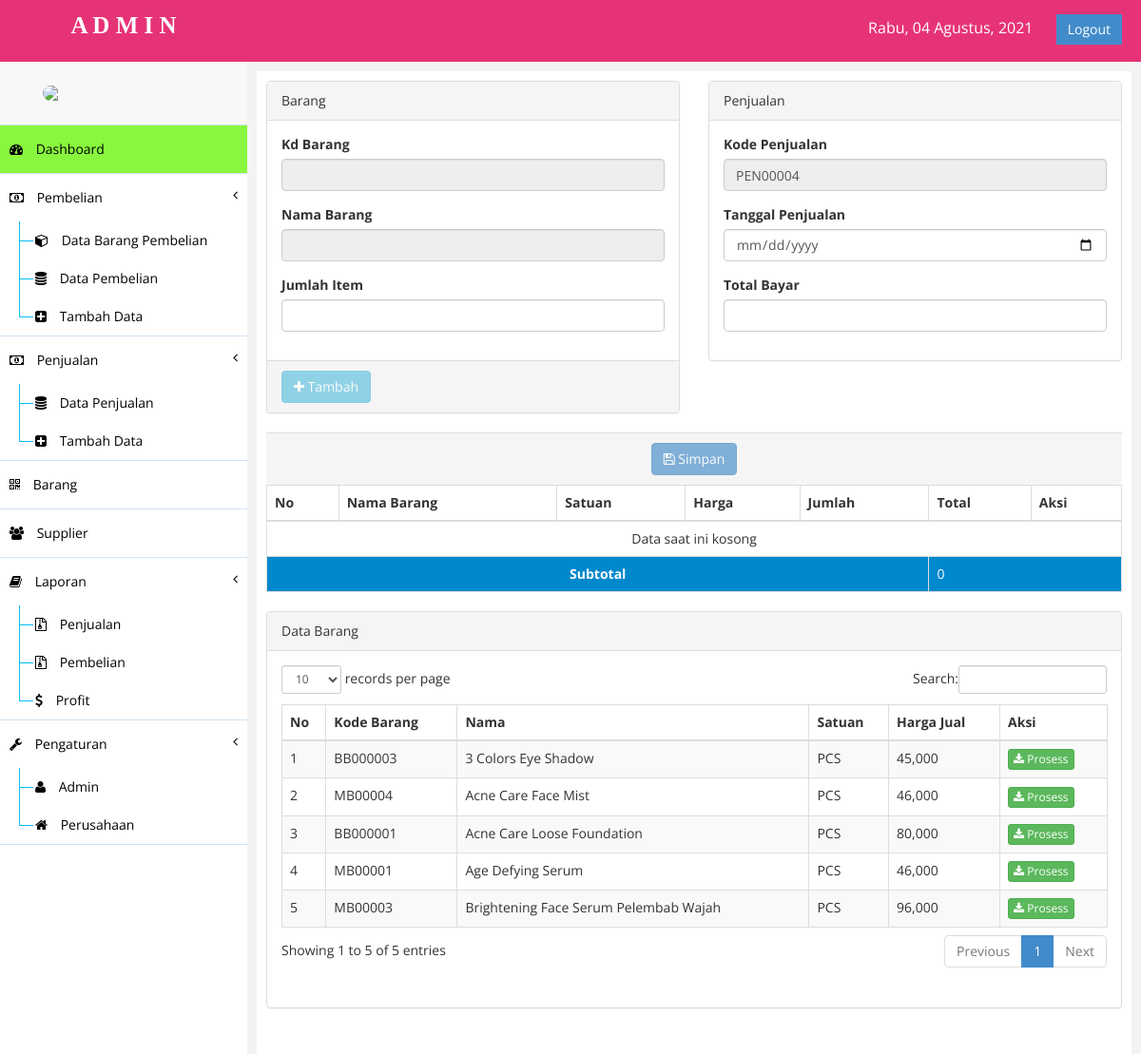
The page /index.php?page=tambahpenjualan (signed in) on the database its author committed.
### tables this page shows
CREATE TABLE `barang` (
  `kd_barang` varchar(8) NOT NULL,
  `nama_barang` varchar(60) NOT NULL,
  `satuan` varchar(20) NOT NULL,
  `harga_jual` int(15) NOT NULL,
  `harga_beli` int(15) NOT NULL,
  `stok` int(4) NOT NULL,
  `status` enum('1','0') NOT NULL DEFAULT '0'
);

### class/class.php (called while the page is built, shortened)
<?php
	class Penjualan extends Barang {
		public function kode_otomatis(){
			$qry = mysql_query("SELECT MAX(kd_penjualan) AS kode FROM penjualan");
			$pecah = mysql_fetch_array($qry);
			$kode = substr($pecah['kode'], 3,5);
			$jum = $kode + 1;
			if ($jum < 10) {
				$id = "PEN0000".$jum;
			}
			return $id;
		}
		public function tampil_barang_penjualan(){
			$qry = mysql_query("SELECT * FROM barang WHERE stok > 0 ORDER BY nama_barang ASC");
			while ($pecah = mysql_fetch_array($qry)) {
				$data[] = $pecah;
			}
			return $data;
		}
		public function cek_data_barangp($kode){
			$qry = mysql_query("SELECT * FROM penjualan_sementara WHERE kd_penjualan = '$kode'");
			$hitung = mysql_num_rows($qry);
			if ($hitung >=1) {
				return true;
			}
			else{
				return false;
			}
		}
		public function hitung_total_sementara($kode){
			$qry = mysql_query("SELECT sum(total) as jumlah FROM penjualan_sementara WHERE kd_penjualan = '$kode'");
			$pecah = mysql_fetch_array($qry);
			$cek = $this->cek_data_barangp($kode);
			if ($cek === true) {
				$subtotal = $pecah['jumlah'];
			}
			else{
				$subtotal = 0;
			}
			return $subtotal;
		}
	}
	$penjualan = new Penjualan();
?>

### tambahpenjualan.php (the view, shortened to what this page needs)
<?php
	$kode = $penjualan->kode_otomatis();
	$subtotal = $penjualan->hitung_total_sementara($kode);
	$cekbarang = $penjualan->cek_data_barangp($kode);
	$kdbar = "";
	$namabr = "";
?>
<div class="row">
	<div class="col-md-6">
		<div class="panel panel-default">
			<div class="panel-heading">
				Barang
			</div>
			<div class="panel-body">
				<form method="POST">
					<div class="form-group">
						<label>Kd Barang</label>
						<input type="text" class="form-control" id="kdbarang" name="kdbarang" disabled="disabled" value="<?php echo $kdbar; ?>">
					</div>
					<div class="form-group">
						<label>Nama Barang</label>
						<input type="text" class="form-control" disabled="disabled" value="<?php echo $namabr; ?>">
					</div>
					<div class="form-group">
						<label>Jumlah Item</label>
						<input type="number" class="form-control" name="item" id="item" max="10000" min="0">
					</div>
			</div>
			<div class="panel-footer">
			<?php if ($kdbar === ""): ?>
				<button class="btn btn-info" name="tambah" id="tambah" disabled="disabled"><i class="fa fa-plus"></i> Tambah</button>
			<?php endif ?>
			</div>
		</div>
	</div>
	<div class="col-md-6">
		<div class="panel panel-default">
			<div class="panel-heading">
				Penjualan
			</div>
			<div class="panel-body">
				<form method="POST">
					<div class="form-group">
						<label>Kode Penjualan</label>
						<input type="text" class="form-control" name="kdpenjualan" id="kdpenjualan" maxlength="8" readonly="true" value="<?php echo $kode; ?>">
					</div>
					<div class="form-group">
						<label>Tanggal Penjualan</label>
						<input type="date" class="form-control" name="tglpenjualan" id="tglpenjualan">
					</div>
					<div class="form-group">
						<label>Total Bayar</label>
						<input type="number" class="form-control" name="totalbayar" id="totalbayar">
					</div>
			</div>
		</div>
	</div>
	<div class="col-md-12">
		<div class="panel-footer" align="center">
		<?php if ($cekbarang === false): ?>
			<button id="formbtn" class="btn btn-primary" name="save" disabled="disabled"><i class="fa fa-save"></i> Simpan</button>
		<?php endif ?>
		</div>
	</div>
	<div class="col-md-12">
		<table class="table table-bordered table-responsive table-hover">
			<thead>
				<tr>
					<th>No</th>
					<th>Nama Barang</th>
					<th>Satuan</th>
					<th>Harga</th>
					<th>Jumlah</th>
					<th>Total</th>
					<th>Aksi</th>
				</tr>
			</thead>
			<tbody>
				<?php
					if ($cekbarang === false) {
						echo "<tr><td colspan='7' align='center'>Data saat ini kosong</td></tr>";
					}
					else{
					$br = $penjualan->tampil_barang_sementara($kode);
					foreach ($br as $index => $data) {
				?>
				<tr>
					<td><?php echo $index + 1; ?></td>
					<td><?php echo $data['nama_barang']; ?></td>
					<td><?php echo $data['satuan']; ?></td>
					<td><?php echo number_format($data['harga']); ?></td>
					<td><?php echo $data['item']; ?></td>
					<td><?php echo number_format($data['total']); ?></td>
					<td>
						<a href="index.php?page=tambahpenjualan&hapus=<?php echo $data['id_penjualan_sementara']; ?>" class="btn btn-danger btn-xs"><i class="fa fa-trash"></i> Hapus</a>
					</td>
				</tr>
				<?php } }?>
				<tr class="active">
					<td colspan="5" align="center"><strong>Subtotal</strong></td>
					<td colspan="2"><?php echo number_format($subtotal); ?></td>
				</tr>
			</tbody>
		</table>
	</div>
</div>
<div class="row">
    <div class="col-md-12">
        <div class="panel panel-default">
            <div class="panel-heading">
                Data Barang
            </div>
            <div class="panel-body">
                <div class="table">
                    <table class="table table-striped table-bordered table-hover" id="tabelku">
                        <thead>
                            <tr>
                                <th>No</th>
                                <th>Kode Barang</th>
                                <th>Nama</th>
                                <th>Satuan</th>
                                <th>Harga Jual</th>
                                <th>Aksi</th>
                            </tr>
                        </thead>
                        <tbody>
                            <?php
                                $brg = $penjualan->tampil_barang_penjualan();
                                foreach ($brg as $index => $data) {
                            ?>
                            <tr class="odd gradeX">
                                <td><?php echo $index + 1; ?></td>
                                <td><?php echo $data['kd_barang']; ?></td>
                                <td><?php echo $data['nama_barang']; ?></td>
                                <td><?php echo $data['satuan']; ?></td>
                                <td><?php echo number_format($data['harga_jual']); ?></td>
                                <td>
                                    <a href="index.php?page=tambahpenjualan&proses=<?php echo $data['kd_barang']; ?>" class="btn btn-success btn-xs"><i class="fa fa-download"></i> Prosess</a>
                                </td>
                            </tr>
                            <?php } ?>
                        </tbody>
                    </table>
                </div>
            </div>
        </div>
    </div>
</div>

### index.php (shortened to what this page needs)
<?php
  include 'class/class.php';
  function tglIndonesia($str){
    $tr   = trim($str);
    $str    = str_replace(array('Sun', 'Mon', 'Tue', 'Wed', 'Thu', 'Fri', 'Sat', 'January', 'February', 'March', 'April', 'May', 'June', 'July', 'August', 'September', 'October', 'November', 'December'), array('Minggu', 'Senin', 'Selasa', 'Rabu', 'Kamis', 'Jum\'at', 'Sabtu', 'Januari', 'Februari', 'Maret', 'April', 'Mei', 'Juni', 'Juli', 'Agustus', 'September', 'Oktober', 'November', 'Desember'), $tr);
    return $str;
  }
?>
<!DOCTYPE html>
<html lang="en">
<head>
    <link href="assets/css/bootstrap.css" rel="stylesheet" />
    <link href="assets/css/font-awesome.css" rel="stylesheet" />
    <link href="assets/css/ahay.css" rel="stylesheet" />
    <link href="assets/js/dataTables/dataTables.bootstrap.css" rel="stylesheet" />
</head>
<body>
  <div id="wrapper">
    <nav class="navbar navbar-default navbar-cls-top " role="navigation" style="margin-bottom: 0">
      <div class="navbar-header">
        <a class="navbar-brand" href="index.php"> <font face="Esporte">A D M I N</font></a>
      </div>
      <div style="color: white;padding: 15px 20px 15px 20px;float: right;font-size: 16px;">
        <span style="margin-right:20px"><?php echo tglIndonesia(date('D, d F, Y')); ?></span>
        <a href="index.php?page=logout" class="btn btn-primary square-btn-adjust">Logout</a>
      </div>
    </nav>
    <nav class="navbar-default navbar-side" role="navigation">
      <div class="sidebar-collapse">
        <ul class="nav" id="main-menu">
          <li class="text-center">
            <img src="gambar_admin/<?php echo $_SESSION['login_admin']['gambar']; ?>" class="user-image img-circle img-responsive"/>
          </li>
          <li>
            <a  class="active-menu" href="index.php"><i class="fa fa-dashboard"></i> Dashboard</a>
          </li>
          <li>
            <a  href="#"><i class="fa fa-money"></i> Pembelian<span class="fa arrow"></span></a>
            <ul class="nav nav-second-level">
              <li>
                <a  href="index.php?page=barangpembelian"><i class="fa fa-cube"></i> Data Barang Pembelian</a>
              </li>
              <li>
                <a  href="index.php?page=pembelian"><i class="fa fa-database"></i> Data Pembelian</a>
              </li>
              <li>
                <a  href="index.php?page=tambahpembelian"><i class="fa fa-plus-square"></i> Tambah Data</a>
              </li>
            </ul>
          </li>
          <li>
            <a  href="#"><i class="fa fa-money"></i> Penjualan<span class="fa arrow"></span></a>
            <ul class="nav nav-second-level">
              <li>
                <a  href="index.php?page=penjualan"><i class="fa fa-database"></i> Data Penjualan</a>
              </li>
              <li>
                <a  href="index.php?page=tambahpenjualan"><i class="fa fa-plus-square"></i> Tambah Data</a>
              </li>
            </ul>
          </li>
          <li>
            <a  href="index.php?page=barang"><i class="fa fa-qrcode"></i> Barang</a>
          </li>
          <li>
            <a  href="index.php?page=supplier"><i class="fa fa-group"></i> Supplier</a>
          </li>
          <li>
            <a  href="#"><i class="fa fa-book"></i> Laporan<span class="fa arrow"></span></a>
            <ul class="nav nav-second-level">
              <li>
                <a  href="index.php?page=laporanpenjualan"><i class="fa fa-file-archive-o"></i> Penjualan</a>
              </li>
              <li>
                <a  href="index.php?page=laporanpembelian"><i class="fa fa-file-archive-o"></i> Pembelian</a>
              </li>
              <li>
                <a  href="index.php?page=laporanprofit"><i class="fa fa-dollar"></i> Profit</a>
              </li>
            </ul>
          </li>
          <li>
            <a  href="#"><i class="fa fa-wrench"></i> Pengaturan<span class="fa arrow"></span></a>
            <ul class="nav nav-second-level">
              <li>
                <a  href="index.php?page=admin"><i class="fa fa-user"></i> Admin</a>
              </li>
              <li>
                <a  href="index.php?page=perusahaan"><i class="fa fa-home"></i> Perusahaan</a>
              </li>
            </ul>
          </li>
      </div>
    </nav>
    <div id="page-wrapper">
      <div id="page-inner">
        <?php
          if (isset($_GET['page'])) {
            if ($_GET['page']=="admin") {
              include 'admin.php';
            }
            elseif ($_GET['page']=="tambahadmin") {
              include 'tambahadmin.php';
            }
            elseif ($_GET['page']=="ubahadmin") {
              include 'ubahadmin.php';
            }
            elseif ($_GET['page']=="barang") {
              include 'barang.php';
            }
            elseif ($_GET['page']=="tambahbarang") {
              include 'tambahbarang.php';
            }
            elseif ($_GET['page']=="ubahbarang") {
              include 'ubahbarang.php';
            }
            elseif ($_GET['page']=="supplier") {
              include 'supplier.php';
            }
            elseif ($_GET['page']=="tambahsupplier") {
              include 'tambahsupplier.php';
            }
            elseif ($_GET['page']=="ubahsupplier") {
              include 'ubahsupplier.php';
            }
            elseif ($_GET['page']=="pembelian") {
              include 'pembelian.php';
            }
            elseif ($_GET['page']=="tambahpembelian") {
              include 'tambahpembelian.php';
            }
            elseif ($_GET['page']=="barangpembelian") {
              include 'barangpembelian.php';
            }
            elseif ($_GET['page']=="simpanbaranggudang") {
              include 'simpanbaranggudang.php';
            }
            elseif ($_GET['page']=="penjualan") {
              include 'penjualan.php';
            }
            elseif ($_GET['page']=="tambahpenjualan") {
              include 'tambahpenjualan.php';
            }
            elseif ($_GET['page']=="laporanpenjualan") {
              include 'laporanpenjualan.php';
            }
            elseif ($_GET['page']=="laporanpembelian") {
              include 'laporanpembelian.php';
            }
            elseif ($_GET['page']=="laporanprofit") {
              include 'laporanprofit.php';
            }
            elseif ($_GET['page']=="perusahaan") {
              include 'perusahaan.php';
            }
            elseif ($_GET['page']=="logout") {
              session_destroy();
              echo "<script>location='login4/';</script>";
            }
          }
          else{
            include 'dashboard.php';
          }
        ?>
      </div>
    </div>
  </div>
</body>
</html>

### assets/css/ahay.css (style rules this page uses)
body { font-family: "Open Sans", sans-serif; }
#wrapper { width: 100%; background: #ffffff; }
#page-wrapper { padding: 10px 10px; min-height: 600px; background: #f3f3f3; }
#page-inner { width: 100%; margin: 5px 15px 5px 0px; background-color: #fff !important; padding: 10px; min-height: 1200px; }
.text-center { text-align: center; }
.square-btn-adjust { border: 0px solid transparent; -webkit-border-radius: 0px; -moz-border-radius: 0px; border-radius: 0px; }
.user-image { margin: 25px auto; -webkit-border-radius: 10px; -moz-border-radius: 10px; border-radius: 10px; max-height: 170px; max-width: 170px; }
.navbar-cls-top .navbar-brand { color: #ffffff; background: #2cc9f0; width: 260px; text-align: center; height: 65px; font-size: 25px; font-weight: 700; }
.active-menu { background-color: #88f73e !important; }
.arrow { float: right; }
.fa.arrow:before { content: "\f104"; }
.nav-second-level li, .nav-third-level li { border-bottom: none !important; }
.nav-second-level li a { padding-left: 37px; }
.sidebar-collapse, .sidebar-collapse .nav { background: none; }
.sidebar-collapse .nav { padding: 0; }
.sidebar-collapse .nav > li > a { color: rgb(0, 0, 0); background: #fff; text-shadow: none; }
.sidebar-collapse > .nav > li > a { padding: 15px 10px; }
.sidebar-collapse > .nav > li { border-bottom: 1px solid rgba(30, 126, 221, 0.19); }
.nav-second-level > li > a:before, .nav-third-level > li > a:before { content: ""; display: block; position: absolute; left: 20px; width: 15px; height: 1px; background: #07bdf5; top: 20px; }
.nav-second-level > li > a:after, .nav-third-level > li > a:after { content: ""; display: block; position: absolute; left: 20px; width: 1px; height: 100%; background: #07bdf5; top: 0px; z-index: 10; }
.nav-second-level > li:last-child > a:after, .nav-third-level > li:last-child > a:after { height: 50%; }
.navbar-side { border: none; background-color: #white; }
.navbar-cls-top { background: #e63377; border-bottom: none; }
.navbar-default { border: 0px solid rgb(255, 255, 255); }
.navbar-header { background: #e63377; }
.nav > li > a > i { margin-right: 10px; }
@media (min-width: 768px) { #page-wrapper { margin: 0 0 0 260px; padding: 5px 10px; min-height: 1200px; } }
@media (min-width: 768px) { .navbar-side { z-index: 1; position: absolute; width: 260px; } }
@media (min-width: 768px) { .navbar { border-radius: 0px; } }

### rows shown on the page
barang: kd_barang "BB000003", nama_barang "3 Colors Eye Shadow", satuan "PCS", harga_jual "45,000"
barang: kd_barang "MB00004", nama_barang "Acne Care Face Mist", satuan "PCS", harga_jual "46,000"
barang: kd_barang "BB000001", nama_barang "Acne Care Loose Foundation", satuan "PCS", harga_jual "80,000"
barang: kd_barang "MB00001", nama_barang "Age Defying Serum", satuan "PCS", harga_jual "46,000"
barang: kd_barang "MB00003", nama_barang "Brightening Face Serum Pelembab Wajah", satuan "PCS", harga_jual "96,000"

### other values the page prints
$subtotal "0"
